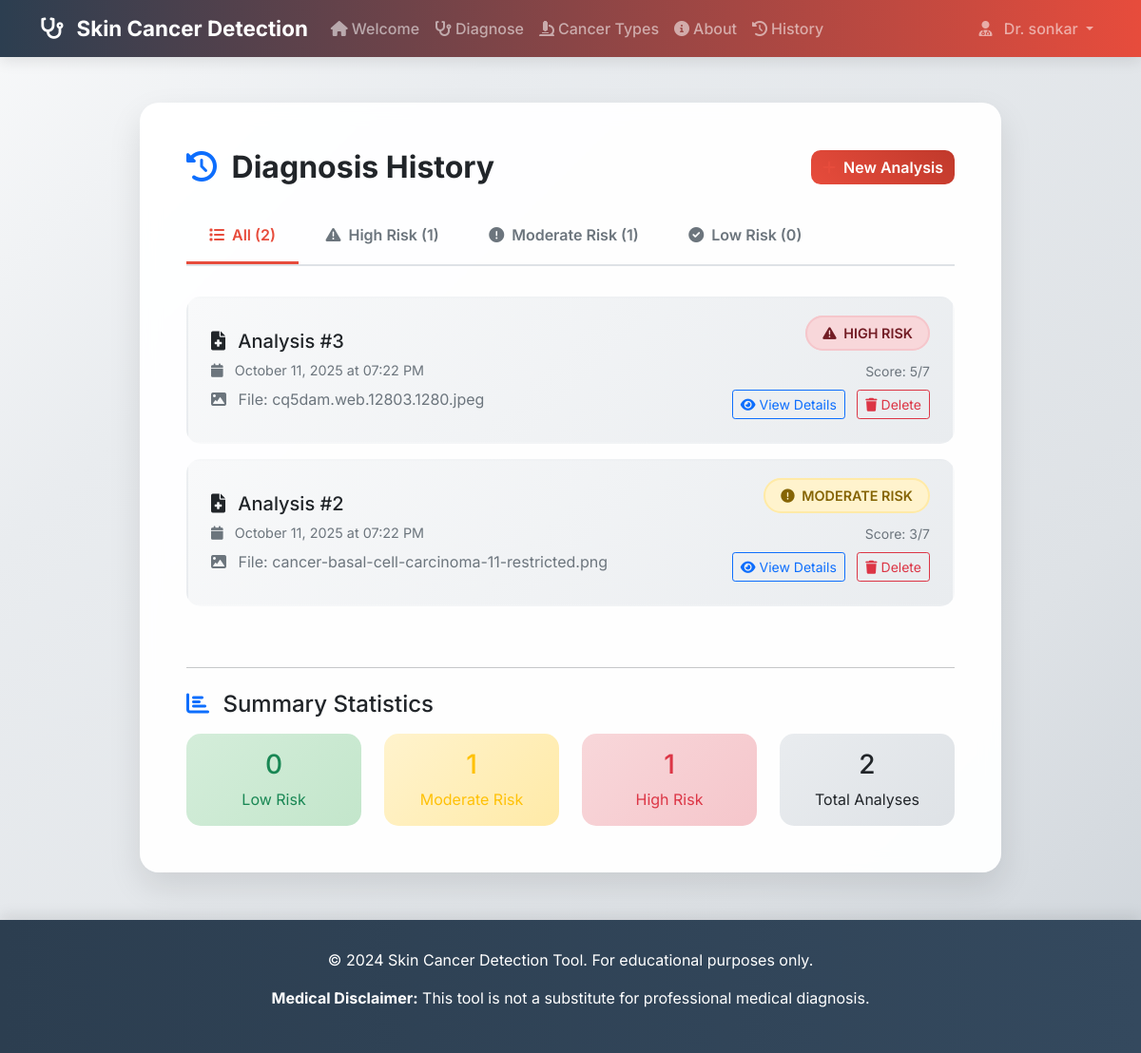
The app's page /history (signed in) with its own data.
### app.py (models this page shows, shortened)
class User(UserMixin, db.Model):
    id = db.Column(db.Integer, primary_key=True)
    username = db.Column(db.String(80), unique=True, nullable=False)
    email = db.Column(db.String(120), unique=True, nullable=False)
    password_hash = db.Column(db.String(128), nullable=False)
    created_at = db.Column(db.DateTime, default=datetime.utcnow)

class AnalysisHistory(db.Model):
    id = db.Column(db.Integer, primary_key=True)
    user_id = db.Column(db.Integer, db.ForeignKey('user.id'), nullable=False)
    filename = db.Column(db.String(255), nullable=False)
    risk_level = db.Column(db.String(50), nullable=False)
    risk_score = db.Column(db.Integer, nullable=False)
    analysis_date = db.Column(db.DateTime, default=datetime.utcnow)
    user = db.relationship('User', backref=db.backref('analyses', lazy=True))

### app.py (the view)
@app.route('/history')
@login_required
def history():
    analyses = AnalysisHistory.query.filter_by(user_id=current_user.id).order_by(AnalysisHistory.analysis_date.desc()).all()
    return render_template('history.html', analyses=analyses)

### app.py (called while the page is built)
@login_manager.user_loader
def load_user(user_id):
    return User.query.get(int(user_id))

### Template/history.html (shortened to what this page needs)
{% extends "base.html" %}
{% block content %}
<div class="container-fluid">
    <div class="row justify-content-center">
        <div class="col-lg-10">
            <div class="history-card p-5 page-enter">
                <div class="d-flex justify-content-between align-items-center mb-4">
                    <h2 class="fw-bold mb-0">
                        <i class="fas fa-history text-primary me-2"></i>
                        Diagnosis History
                    </h2>
                    <div>
                        <a href="{{ url_for('diagnose') }}" class="btn btn-primary">
                            <i class="fas fa-plus me-2"></i>New Analysis
                        </a>
                    </div>
                </div>
                <div class="filter-tabs">
                    <button class="filter-tab active" onclick="filterAnalyses('all')">
                        <i class="fas fa-list me-2"></i>All ({{ analyses|length }})
                    </button>
                    <button class="filter-tab" onclick="filterAnalyses('HIGH')">
                        <i class="fas fa-exclamation-triangle me-2"></i>High Risk ({{ analyses|selectattr('risk_level', 'equalto', 'HIGH')|list|length }})
                    </button>
                    <button class="filter-tab" onclick="filterAnalyses('MODERATE')">
                        <i class="fas fa-exclamation-circle me-2"></i>Moderate Risk ({{ analyses|selectattr('risk_level', 'equalto', 'MODERATE')|list|length }})
                    </button>
                    <button class="filter-tab" onclick="filterAnalyses('LOW')">
                        <i class="fas fa-check-circle me-2"></i>Low Risk ({{ analyses|selectattr('risk_level', 'equalto', 'LOW')|list|length }})
                    </button>
                </div>
                {% if analyses %}
                <div id="analyses-container">
                    {% for analysis in analyses %}
                    <div class="analysis-item page-enter-delay" data-risk="{{ analysis.risk_level }}">
                        <div class="row align-items-center">
                            <div class="col-md-8">
                                <h5 class="mb-2">
                                    <i class="fas fa-file-medical me-2"></i>
                                    Analysis #{{ analysis.id }}
                                </h5>
                                <p class="analysis-date mb-2">
                                    <i class="fas fa-calendar me-2"></i>
                                    {{ analysis.analysis_date.strftime('%B %d, %Y at %I:%M %p') }}
                                </p>
                                <p class="text-muted mb-0">
                                    <i class="fas fa-image me-2"></i>
                                    File: {{ analysis.filename.split('_', 1)[1] if '_' in analysis.filename else analysis.filename }}
                                </p>
                            </div>
                            <div class="col-md-4 text-end">
                                <div class="mb-3">
                                    <span class="risk-badge risk-{{ analysis.risk_level }}">
                                        {% if analysis.risk_level == 'HIGH' %}
                                            <i class="fas fa-exclamation-triangle me-1"></i>
                                        {% elif analysis.risk_level == 'MODERATE' %}
                                            <i class="fas fa-exclamation-circle me-1"></i>
                                        {% else %}
                                            <i class="fas fa-check-circle me-1"></i>
                                        {% endif %}
                                        {{ analysis.risk_level }} RISK
                                    </span>
                                </div>
                                <div class="text-muted">
                                    <small>Score: {{ analysis.risk_score }}/7</small>
                                </div>
                                <div class="mt-2">
                                    <button class="btn btn-outline-primary btn-sm me-2" onclick="viewAnalysis('{{ analysis.id }}')">
                                        <i class="fas fa-eye me-1"></i>View Details
                                    </button>
                                    <button class="btn btn-outline-danger btn-sm" onclick="deleteAnalysis('{{ analysis.id }}')">
                                        <i class="fas fa-trash me-1"></i>Delete
                                    </button>
                                </div>
                            </div>
                        </div>
                    </div>
                    {% endfor %}
                </div>
                {% endif %}
                {% if analyses %}
                <div class="row mt-5">
                    <div class="col-12">
                        <hr class="mb-4">
                        <h4 class="mb-3">
                            <i class="fas fa-chart-bar text-primary me-2"></i>
                            Summary Statistics
                        </h4>
                        <div class="row g-4">
                            <div class="col-md-3">
                                <div class="text-center p-3" style="background: linear-gradient(135deg, #d4edda, #c3e6cb); border-radius: 15px;">
                                    <h3 class="text-success">{{ analyses|selectattr('risk_level', 'equalto', 'LOW')|list|length }}</h3>
                                    <p class="mb-0 text-success">Low Risk</p>
                                </div>
                            </div>
                            <div class="col-md-3">
                                <div class="text-center p-3" style="background: linear-gradient(135deg, #fff3cd, #ffeaa7); border-radius: 15px;">
                                    <h3 class="text-warning">{{ analyses|selectattr('risk_level', 'equalto', 'MODERATE')|list|length }}</h3>
                                    <p class="mb-0 text-warning">Moderate Risk</p>
                                </div>
                            </div>
                            <div class="col-md-3">
                                <div class="text-center p-3" style="background: linear-gradient(135deg, #f8d7da, #f5c6cb); border-radius: 15px;">
                                    <h3 class="text-danger">{{ analyses|selectattr('risk_level', 'equalto', 'HIGH')|list|length }}</h3>
                                    <p class="mb-0 text-danger">High Risk</p>
                                </div>
                            </div>
                            <div class="col-md-3">
                                <div class="text-center p-3" style="background: linear-gradient(135deg, #e9ecef, #dee2e6); border-radius: 15px;">
                                    <h3 class="text-dark">{{ analyses|length }}</h3>
                                    <p class="mb-0 text-dark">Total Analyses</p>
                                </div>
                            </div>
                        </div>
                    </div>
                </div>
                {% endif %}
            </div>
        </div>
    </div>
</div>
{% endblock %}

### Template/base.html (shortened to what this page needs)
<!DOCTYPE html>
<html lang="en">
<head>
    <link href="https://cdn.jsdelivr.net/npm/bootstrap@5.1.3/dist/css/bootstrap.min.css" rel="stylesheet">
    <link href="https://cdnjs.cloudflare.com/ajax/libs/font-awesome/6.0.0/css/all.min.css" rel="stylesheet">
    <link href="{{ url_for('static', filename='css/animations.css') }}" rel="stylesheet">
</head>
<body>
    <nav class="navbar navbar-expand-lg navbar-dark navbar-enhanced">
        <div class="container">
            <a class="navbar-brand" href="{% if current_user.is_authenticated %}{{ url_for('welcome') }}{% else %}{{ url_for('login') }}{% endif %}">
                <i class="fas fa-stethoscope me-2 stethoscope-animated"></i>
                <span class="d-none d-md-inline">Skin Cancer Detection</span>
            </a>
            <div class="collapse navbar-collapse" id="navbarNav">
                {% if current_user.is_authenticated %}
                <ul class="navbar-nav me-auto">
                    <li class="nav-item">
                        <a class="nav-link nav-link-enhanced" href="{{ url_for('welcome') }}">
                            <i class="fas fa-home me-1 medical-icon-animated"></i>Welcome
                        </a>
                    </li>
                    <li class="nav-item">
                        <a class="nav-link nav-link-enhanced" href="{{ url_for('diagnose') }}">
                            <i class="fas fa-stethoscope me-1 medical-icon-animated"></i>Diagnose
                        </a>
                    </li>
                    <li class="nav-item">
                        <a class="nav-link nav-link-enhanced" href="{{ url_for('cancer_types') }}">
                            <i class="fas fa-microscope me-1 medical-icon-animated"></i>Cancer Types
                        </a>
                    </li>
                    <li class="nav-item">
                        <a class="nav-link nav-link-enhanced" href="{{ url_for('about') }}">
                            <i class="fas fa-info-circle me-1 medical-icon-animated"></i>About
                        </a>
                    </li>
                    <li class="nav-item">
                        <a class="nav-link nav-link-enhanced" href="{{ url_for('history') }}">
                            <i class="fas fa-history me-1 medical-icon-animated"></i>History
                        </a>
                    </li>
                </ul>
                <ul class="navbar-nav">
                    <li class="nav-item dropdown">
                        <a class="nav-link dropdown-toggle" href="#" id="navbarDropdown" role="button" data-bs-toggle="dropdown">
                            <i class="fas fa-user-md me-2"></i>
                            <span class="d-none d-md-inline">Dr. {{ current_user.username }}</span>
                        </a>
                    </li>
                </ul>
                {% endif %}
            </div>
        </div>
    </nav>
    <div class="container my-5">
        {% block content %}{% endblock %}
    </div>
    <footer class="footer">
        <div class="container">
            <p>&copy; 2024 Skin Cancer Detection Tool. For educational purposes only.</p>
            <p><strong>Medical Disclaimer:</strong> This tool is not a substitute for professional medical diagnosis.</p>
        </div>
    </footer>
</body>
</html>

### static/css/animations.css (style rules this page uses)
.navbar-enhanced { backdrop-filter: blur(10px); background: linear-gradient(90deg, rgba(44, 62, 80, 0.95) 0%, rgba(231, 76, 60, 0.95) 100%) !important; }
.nav-link-enhanced { position: relative; transition: all 0.3s ease; }
.nav-link-enhanced::after { content: ''; position: absolute; bottom: -5px; left: 50%; width: 0; height: 2px; background: rgba(255, 255, 255, 0.8); transition: all 0.3s ease; transform: translateX(-50%); }
.medical-icon-animated { transition: all 0.3s ease; display: inline-block; }
.medical-cross-animated { animation: medicalCross 4s ease-in-out infinite; color: var(--medical-primary); }
.stethoscope-animated { animation: stethoscope 2s ease-in-out infinite; transform-origin: center bottom; }
.page-enter { animation: fadeInUp 0.6s ease-out; }
.page-enter-delay { animation: fadeInUp 0.6s ease-out 0.2s both; }
.page-enter-delay-2 { animation: fadeInUp 0.6s ease-out 0.4s both; }

### Template/base.html (style rules this page uses)
:root { --bg-primary: linear-gradient(135deg, #f8f9fa 0%, #e9ecef 25%, #dee2e6 75%, #ced4da 100%); --bg-secondary: rgba(255, 255, 255, 0.95); --text-primary: #212529; --text-secondary: #6c757d; --text-contrast: #ffffff; --border-color: rgba(0, 0, 0, 0.125); --shadow-color: rgba(0, 0, 0, 0.15); }
body { background: var(--bg-primary); min-height: 100vh; font-family: 'Inter', 'Segoe UI', Tahoma, Geneva, Verdana, sans-serif; position: relative; overflow-x: hidden; color: var(--text-primary); transition: all 0.3s ease; }
:root { --medical-primary: #e74c3c; --medical-secondary: #3498db; --medical-success: #27ae60; --medical-warning: #f39c12; --medical-danger: #e74c3c; --medical-light: #ecf0f1; --medical-dark: #2c3e50; }
.navbar-brand { font-weight: 700; font-size: 1.4rem; color: #fff !important; }
.navbar { background: linear-gradient(90deg, var(--medical-dark) 0%, var(--medical-primary) 100%) !important; box-shadow: 0 4px 15px rgba(0,0,0,0.1); }
.btn-primary { background: linear-gradient(45deg, var(--medical-primary), #c0392b); border: none; border-radius: 10px; font-weight: 600; transition: all 0.3s ease; }
.nav-link { font-weight: 500; transition: all 0.3s ease; }
.footer { background: linear-gradient(90deg, var(--medical-dark) 0%, #34495e 100%); color: white; text-align: center; padding: 30px 0; margin-top: 50px; box-shadow: 0 -4px 15px rgba(0,0,0,0.1); }
.text-muted { color: var(--text-secondary) !important; }
.navbar .dropdown { position: relative; z-index: 9999 !important; }
.navbar { z-index: 9998 !important; position: relative; }
.dropdown-toggle::after { border-top: 0.3em solid; border-right: 0.3em solid transparent; border-bottom: 0; border-left: 0.3em solid transparent; }

### Template/history.html (style rules this page uses)
.history-card { background: rgba(255, 255, 255, 0.95); backdrop-filter: blur(10px); border-radius: 20px; box-shadow: 0 15px 35px rgba(0, 0, 0, 0.1); border: 1px solid rgba(255, 255, 255, 0.2); }
.analysis-item { background: linear-gradient(135deg, #f8f9fa, #e9ecef); border-radius: 15px; padding: 1.5rem; margin-bottom: 1rem; transition: all 0.3s ease; border: 2px solid transparent; }
.risk-badge { font-size: 0.9rem; padding: 0.5rem 1rem; border-radius: 20px; font-weight: 600; }
.risk-MODERATE { background: #fff3cd; color: #856404; border: 2px solid #ffeaa7; }
.risk-HIGH { background: #f8d7da; color: #721c24; border: 2px solid #f5c6cb; }
.analysis-date { font-size: 0.9rem; color: #6c757d; }
.filter-tabs { border-bottom: 2px solid #dee2e6; margin-bottom: 2rem; }
.filter-tab { background: none; border: none; padding: 1rem 1.5rem; font-weight: 600; color: #6c757d; border-bottom: 3px solid transparent; transition: all 0.3s ease; }
.filter-tab.active { color: #e74c3c; border-bottom-color: #e74c3c; }

### records on screen
User: username "sonkar"
AnalysisHistory: id "3", analysis_date "October 11, 2025 at 07:22 PM", filename "cq5dam.web.12803.1280.jpeg", risk_level "HIGH", risk_score "5"
AnalysisHistory: id "2", analysis_date "October 11, 2025 at 07:22 PM", filename "cancer-basal-cell-carcinoma-11-restricted.png", risk_level "MODERATE", risk_score "3"

### other values on screen
{{ analyses|length }} "2"
{{ analyses|selectattr('risk_level', 'equalto', 'HIGH')|list|length }} "1"
{{ analyses|selectattr('risk_level', 'equalto', 'MODERATE')|list|length }} "1"
{{ analyses|selectattr('risk_level', 'equalto', 'LOW')|list|length }} "0"
